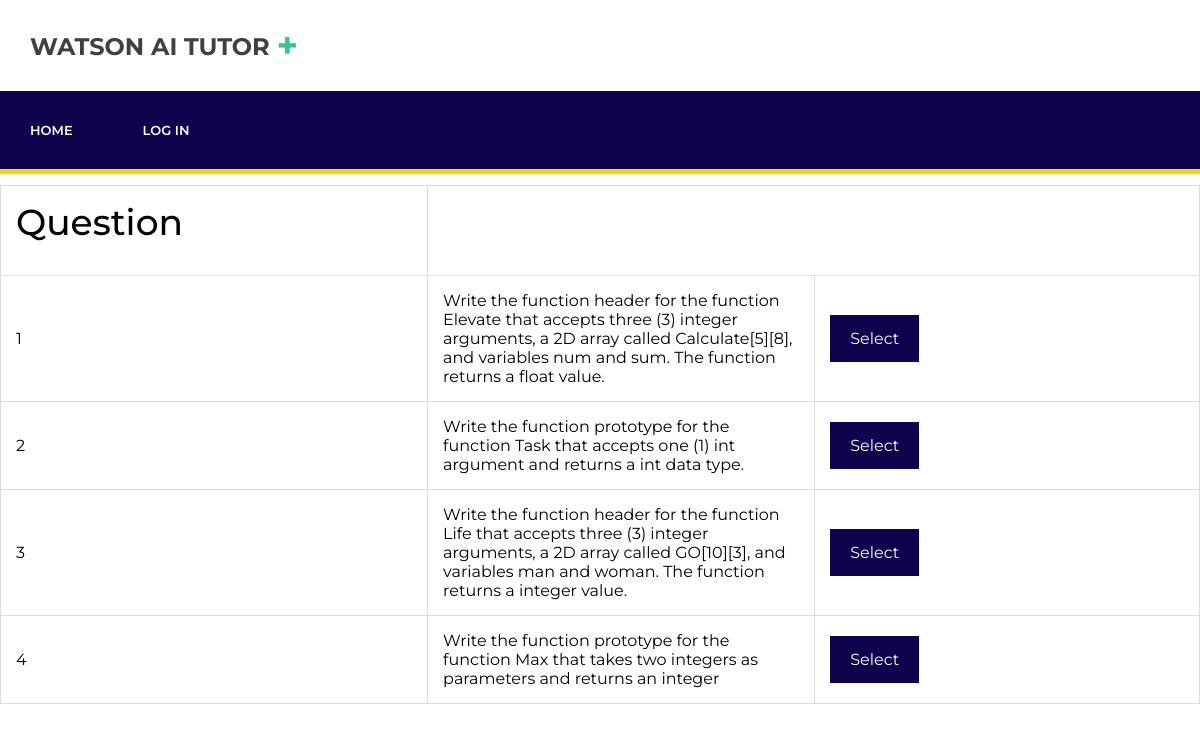
Page /tutorialselect.php?id=tquestio on the committed database.
### tables this page shows
CREATE TABLE `tquestio` (
  `Id` int(11) NOT NULL,
  `Topic` varchar(5000) NOT NULL,
  `Theory` text NOT NULL,
  `Question` varchar(5000) NOT NULL,
  `Code` varchar(5000) NOT NULL,
  `Answer` varchar(5000) NOT NULL
);

### tutorialselect.php (the view, shortened to what this page needs)
<?php
 $id =$_GET['id'];
?>
    <html>
    <head>
<link rel="stylesheet" type="text/css" href="styles/bootstrap-4.1.2/bootstrap.min.css">
<link href="plugins/font-awesome-4.7.0/css/font-awesome.min.css" rel="stylesheet" type="text/css">
<link rel="stylesheet" type="text/css" href="css/main_styles.css">
<link rel="stylesheet" type="text/css" href="css/contact.css">
    </head>
    <body>
      <header class="header" id="header">
      <div>
        <div class="header_top">
          <div class="container">
            <div class="row">
              <div class="col">
                <div class="header_top_content d-flex flex-row align-items-center justify-content-start">
                  <div class="logo">
                    <a href="#">Watson AI Tutor <span>+</span></a>
                  </div>
                </div>
              </div>
            </div>
          </div>
        </div>
        <div class="header_nav" id="header_nav_pin">
          <div class="header_nav_inner">
            <div class="header_nav_container" style="background-color: #0e034d; color:white;    border-bottom: solid 5px #ffd403;">
              <div class="container">
                <div class="row">
                  <div class="col">
                    <div class="header_nav_content d-flex flex-row align-items-center justify-content-start">
                      <nav class="main_nav">
                        <ul class="d-flex flex-row align-items-center justify-content-start" style="padding-top: 30px;">
                          <li><a href="main_page.php">Home</a></li>
                          <li><a href="about.html">Log In</a></li>
                        </ul>
                      </nav>
                    </div>
                </div>
              </div>
            </div>
              </div>
          </div>
        </div>
      </div>
    </header>
    <div id='container1' style="color:black;">
        <table >
                   <tr>
        <td><label><h2> Question</h2></label></td>
            </tr>
            <?php
    $con = mysqli_connect('localhost','root','','id9534037_major_') or die("<h1>Could not connect to database.</h1>");
        $query = "SELECT * FROM $id ";
        $result = mysqli_query($con, $query);
            ?>
         <?php while($row = mysqli_fetch_array($result)):;?>
                      <?php
                             echo "<td>" . $row['Id']."</td>";
                      echo "<td>" . $row['Question']."</td>";
                       echo '<td><a class="f" href="ttselect.php?id=' . $row['Id'] .'& name1=' .$id.'">Select</a></td>';
              ?>
                 <?php endwhile;
            ?>
        </table>
            </div>
  </body>
  </html>

### css/main_styles.css (style rules this page uses)
* { margin: 0; padding: 0; -webkit-font-smoothing: antialiased; -webkit-text-shadow: rgba(0,0,0,.01) 0 0 1px; text-shadow: rgba(0,0,0,.01) 0 0 1px; }
body { font-family: 'Montserrat', sans-serif; font-size: 14px; font-weight: 400; background: #FFFFFF; color: #a5a5a5; }
div { display: block; position: relative; -webkit-box-sizing: border-box; -moz-box-sizing: border-box; box-sizing: border-box; }
ul { list-style: none; margin-bottom: 0px; }
a, a:hover, a:visited, a:active, a:link { text-decoration: none; -webkit-font-smoothing: antialiased; -webkit-text-shadow: rgba(0,0,0,.01) 0 0 1px; text-shadow: rgba(0,0,0,.01) 0 0 1px; }
h2 { font-size: 36px; }
h1, h2, h3, h4, h5, h6 { font-family: 'Montserrat', sans-serif; -webkit-font-smoothing: antialiased; -webkit-text-shadow: rgba(0,0,0,.01) 0 0 1px; text-shadow: rgba(0,0,0,.01) 0 0 1px; }
.header { position: absolute; top: 0; left: 0; width: 100%; background: #FFFFFF; z-index: 100; }
.header_top { width: 100%; z-index: 2; }
.header_top_content { height: 91px; -webkit-transition: all 200ms ease; -moz-transition: all 200ms ease; -ms-transition: all 200ms ease; -o-transition: all 200ms ease; transition: all 200ms ease; }
.logo a { line-height: 0.75; color: #404040; font-size: 24px; font-weight: 700; text-transform: uppercase; }
.logo a span { position: relative; font-size: 36px; color: #32c69a; line-height: 0.75; vertical-align: text-top; }
.header_nav { z-index: 2; }
.header_nav_inner { width: 100%; }
.header_nav_container { z-index: 1; background: #32c69a; }
.header_nav_content { height: 78px; }
.main_nav { height: 100%; }
.main_nav ul { height: 100%; }
.main_nav ul li { position: relative; }
.main_nav ul li:not(:last-child) { margin-right: 70px; }
.main_nav ul li a { display: block; position: relative; height: 100%; font-size: 13px; font-weight: 600; color: #FFFFFF; z-index: 1; text-transform: uppercase; -webkit-transition: all 200ms ease; -moz-transition: all 200ms ease; -ms-transition: all 200ms ease; -o-transition: all 200ms ease; transition: all 200ms ease; }

### css/contact.css (style rules this page uses)
* { margin: 0; padding: 0; -webkit-font-smoothing: antialiased; -webkit-text-shadow: rgba(0,0,0,.01) 0 0 1px; text-shadow: rgba(0,0,0,.01) 0 0 1px; }
body { font-family: 'Montserrat', sans-serif; font-size: 14px; font-weight: 400; background: #FFFFFF; color: #a5a5a5; }
div { display: block; position: relative; -webkit-box-sizing: border-box; -moz-box-sizing: border-box; box-sizing: border-box; }
ul { list-style: none; margin-bottom: 0px; }
a, a:hover, a:visited, a:active, a:link { text-decoration: none; -webkit-font-smoothing: antialiased; -webkit-text-shadow: rgba(0,0,0,.01) 0 0 1px; text-shadow: rgba(0,0,0,.01) 0 0 1px; }
h2 { font-size: 36px; }
h1, h2, h3, h4, h5, h6 { font-family: 'Montserrat', sans-serif; -webkit-font-smoothing: antialiased; -webkit-text-shadow: rgba(0,0,0,.01) 0 0 1px; text-shadow: rgba(0,0,0,.01) 0 0 1px; }
.header { position: absolute; top: 0; left: 0; width: 100%; background: #FFFFFF; z-index: 100; }
.header_top { width: 100%; z-index: 2; }
.header_top_content { height: 91px; -webkit-transition: all 200ms ease; -moz-transition: all 200ms ease; -ms-transition: all 200ms ease; -o-transition: all 200ms ease; transition: all 200ms ease; }
.logo a { line-height: 0.75; color: #404040; font-size: 24px; font-weight: 700; text-transform: uppercase; }
.logo a span { position: relative; font-size: 36px; color: #32c69a; line-height: 0.75; vertical-align: text-top; }
.header_nav { z-index: 2; }
.header_nav_inner { width: 100%; }
.header_nav_container { z-index: 1; background: #32c69a; }
.header_nav_content { height: 78px; }
.main_nav { height: 100%; }
.main_nav ul { height: 100%; }
.main_nav ul li { position: relative; }
.main_nav ul li:not(:last-child) { margin-right: 70px; }
.main_nav ul li a { display: block; position: relative; height: 100%; font-size: 13px; font-weight: 600; color: #FFFFFF; z-index: 1; text-transform: uppercase; -webkit-transition: all 200ms ease; -moz-transition: all 200ms ease; -ms-transition: all 200ms ease; -o-transition: all 200ms ease; transition: all 200ms ease; }

### rows in the picture
tquestio: Id "1", Question "Write the function header for the function Elevate that accepts three (3) integer arguments, a 2D array called Calculate[5][8], and variables num and sum. The function returns a float value."
tquestio: Id "2", Question "Write the function prototype for the function Task that accepts one (1) int argument and returns a int data type."
tquestio: Id "3", Question "Write the function header for the function Life that accepts three (3) integer arguments, a 2D array called GO[10][3], and variables man and woman. The function returns a integer value."
tquestio: Id "4", Question "Write the function prototype for the function Max that takes two integers as parameters and returns an integer"
